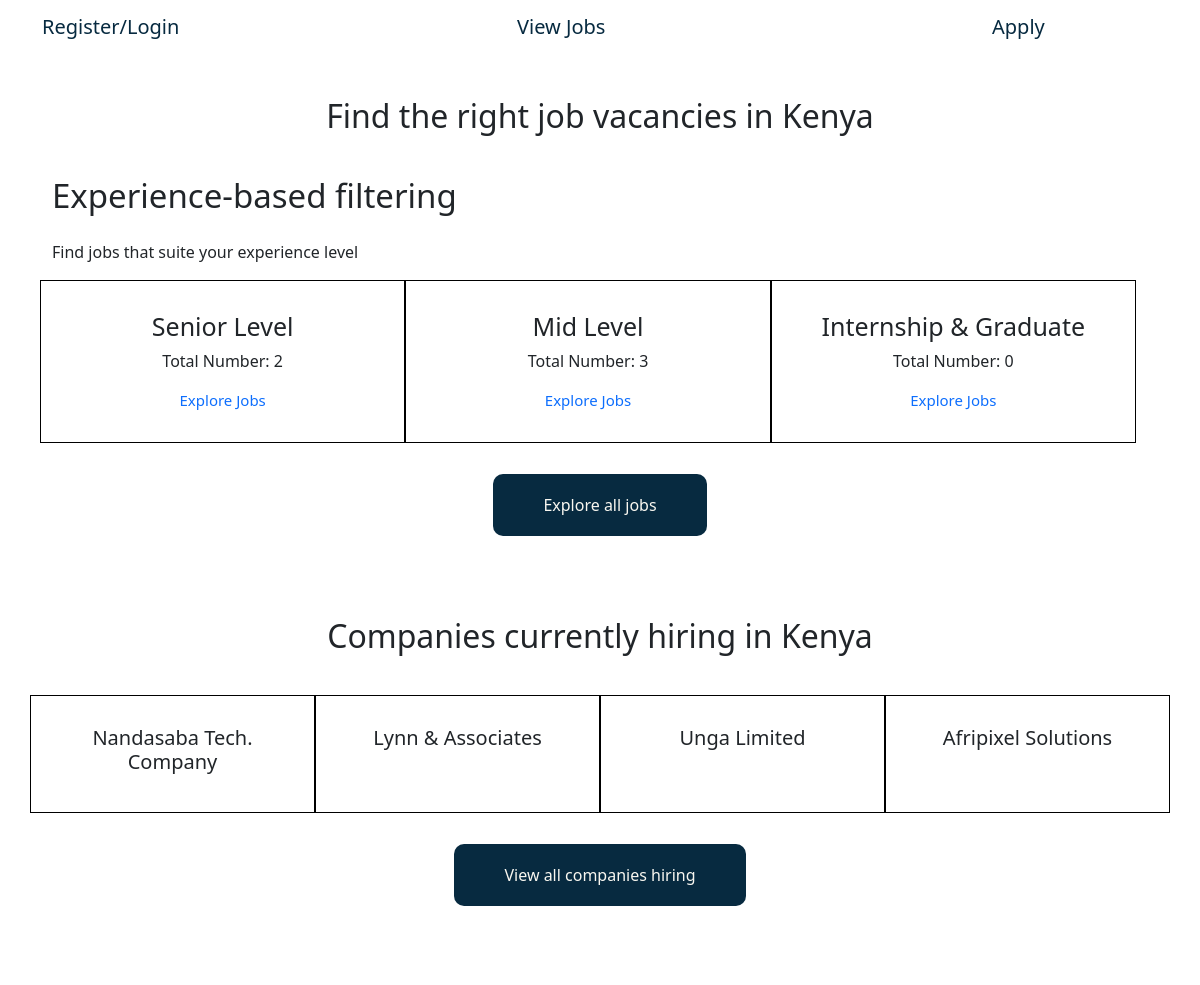
The app's page / (middle part), older data.
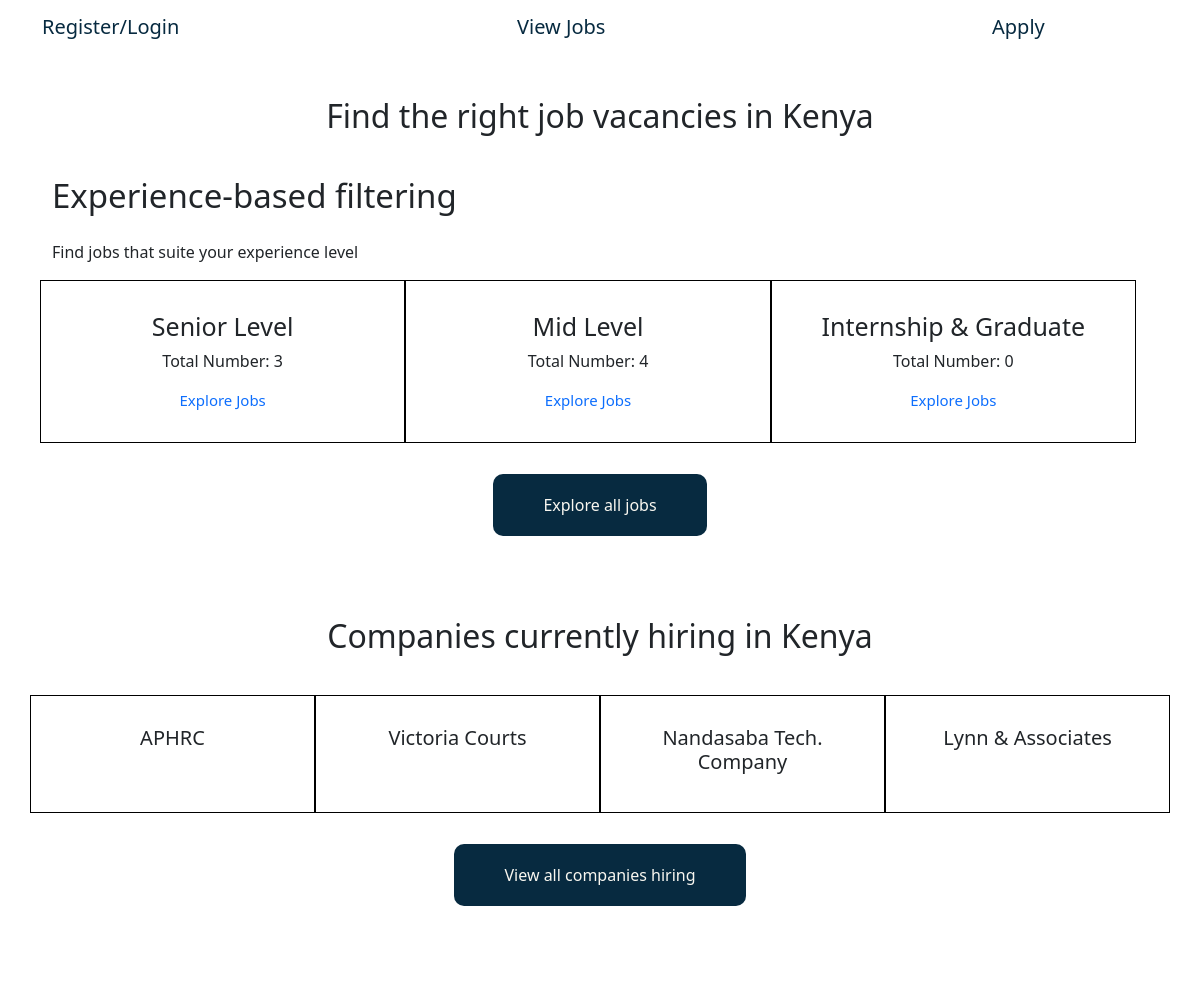
The same page, newer data.
### tables this page shows
CREATE TABLE `posted_jobs` (
  `jobId` int(11) NOT NULL,
  `jobTitle` varchar(200) NOT NULL,
  `jobDescription` varchar(6000) NOT NULL,
  `jobEmploymentType` varchar(200) NOT NULL,
  `companyName` varchar(200) NOT NULL,
  `totalApplicants` int(11) DEFAULT NULL,
  `coreQualifications` varchar(1200) NOT NULL,
  `date_created` date NOT NULL DEFAULT current_timestamp(),
  `updation_date` datetime DEFAULT NULL ON UPDATE current_timestamp(),
  `status` int(11) NOT NULL,
  `jobLocation` varchar(255) NOT NULL,
  `job_level` varchar(200) NOT NULL,
  `job_salary` varchar(200) NOT NULL,
  `application_deadline` date NOT NULL,
  `job_industry` varchar(255) NOT NULL
);

### index.php (called while the page is built, shortened)
<?php
include_once "functions/functions.php";
$page = isset($_GET['page']) && file_exists($_GET['page'] . '.php') ? $_GET['page'] : 'home';
include_once $page . '.php';
?>

### home.php (the view, shortened to what this page needs)
<?php
include_once "functions/functions.php";
$pdo = databaseConnection();
?>
<?= headerTemplate('HOME'); ?>
<div id="workflow_steps">
    <div class="container">
        <div class="row">
            <div class="col-3">
                <h5>Register/Login</h5>
            </div>
            <div class="col-2">
            </div>
            <div class="col-3">
                <h5>View Jobs</h5>
            </div>
            <div class="col-2">
            </div>
            <div class="col-2">
                <h5>Apply</h5>
            </div>
        </div>
    </div>
</div>
<div id="suggested_job_searches">
    <div class="container">
        <div class="row">
            <div class="title">
                <h2>Find the right job vacancies in Kenya</h2>
            </div>
            <h5>Experience-based filtering</h5>
            <p>Find jobs that suite your experience level</p>
            <div class="row">
                <div class="col-md-4">
                    <h3>Senior Level</h3>
                    <?php
                    $sql = "SELECT * FROM posted_jobs WHERE job_level LIKE '%Senior Level%' AND status = 1";
                    if ($stmt = $pdo->prepare($sql)) {
                        if ($stmt->execute()) {
                            $senior_level_num_of_rows = $stmt->rowCount();
                        }
                    }
                    ?>
                    <p>Total Number: <?php echo $senior_level_num_of_rows; ?></p>
                    <a href="index.php?page=jobs/senior_level_jobs">Explore Jobs</a>
                </div>
                <div class="col-md-4">
                    <h3>Mid Level</h3>
                    <?php
                    $sql = "SELECT * FROM posted_jobs WHERE job_level LIKE '%Mid Level%' AND status = 1";
                    if ($stmt = $pdo->prepare($sql)) {
                        if ($stmt->execute()) {
                            $mid_level_num_of_rows = $stmt->rowCount();
                        }
                    }
                    ?>
                    <p>Total Number: <?php echo $mid_level_num_of_rows; ?></p>
                    <a href="index.php?page=jobs/mid_level_jobs">Explore Jobs</a>
                </div>
                <div class="col-md-4">
                    <h3>Internship & Graduate</h3>
                    <?php
                    $sql = "SELECT * FROM posted_jobs WHERE job_level LIKE '%Internship & Graduate%' AND status = 1";
                    if ($stmt = $pdo->prepare($sql)) {
                        if ($stmt->execute()) {
                            $internship_level_num_of_rows = $stmt->rowCount();
                        }
                    }
                    ?>
                    <p>Total Number: <?php echo $internship_level_num_of_rows; ?></p>
                    <a href="index.php?page=jobs/internship_level_jobs">Explore Jobs</a>
                </div>
            </div>
            <div class="explore_all_jobs">
                <a href="index.php?page=jobs/explore_all_jobs">Explore all jobs</a>
            </div>
        </div>
    </div>
</div>
<div id="companies_currently_hiring">
    <div class="container">
        <div class="row">
            <div class="title">
                <h2>Companies currently hiring in Kenya</h2>
            </div>
            <?php
            $sql = $pdo->prepare("SELECT * FROM posted_jobs ORDER BY date_created DESC LIMIT 4");
            $sql->execute();
            $all_database_companies = $sql->fetchAll(PDO::FETCH_ASSOC);
            ?>
            <?php foreach ($all_database_companies as $companies) : ?>
                <div class="col-md-3">
                    <h5><?= $companies['companyName']; ?></h5>
                </div>
            <?php endforeach; ?>
            <div class="explore_all_jobs">
                <a href="index.php?page=jobs/companies_hiring">View all companies hiring</a>
            </div>
        </div>
    </div>
</div>

Row changes from the older to the newer data that the page shows:
no longer on this page (row edited): posted_jobs: companyName "Unga Limited"
no longer on this page (row edited): posted_jobs: companyName "Afripixel Solutions"
added posted_jobs: companyName "APHRC"
added posted_jobs: companyName "Victoria Courts"
Text that changed along with them:
$senior_level_num_of_rows: "2" → "3"
$mid_level_num_of_rows: "3" → "4"
